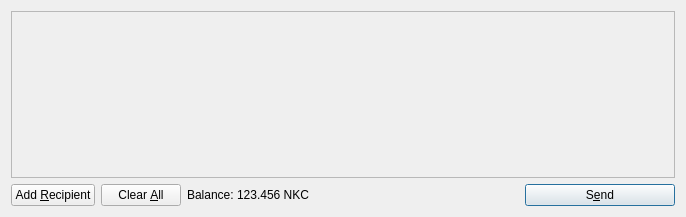
<?xml version="1.0" encoding="UTF-8"?>
<ui version="4.0">
 <class>SendCoinsDialog</class>
 <widget class="QDialog" name="SendCoinsDialog">
  <property name="geometry">
   <rect>
    <x>0</x>
    <y>0</y>
    <width>686</width>
    <height>217</height>
   </rect>
  </property>
  <property name="windowTitle">
   <string>Send Coins</string>
  </property>
  <layout class="QVBoxLayout" name="verticalLayout">
   <item>
    <widget class="QScrollArea" name="scrollArea">
     <property name="widgetResizable">
      <bool>true</bool>
     </property>
     <widget class="QWidget" name="scrollAreaWidgetContents">
      <property name="geometry">
       <rect>
        <x>0</x>
        <y>0</y>
        <width>666</width>
        <height>165</height>
       </rect>
      </property>
      <layout class="QVBoxLayout" name="verticalLayout_2">
       <property name="margin">
        <number>0</number>
       </property>
       <item>
        <layout class="QVBoxLayout" name="entries">
         <property name="spacing">
          <number>6</number>
         </property>
        </layout>
       </item>
       <item>
        <spacer name="verticalSpacer">
         <property name="orientation">
          <enum>Qt::Vertical</enum>
         </property>
         <property name="sizeHint" stdset="0">
          <size>
           <width>20</width>
           <height>40</height>
          </size>
         </property>
        </spacer>
       </item>
      </layout>
     </widget>
    </widget>
   </item>
   <item>
    <layout class="QHBoxLayout" name="horizontalLayout">
     <item>
      <widget class="QPushButton" name="addButton">
       <property name="toolTip">
        <string>Send to multiple recipients at once</string>
       </property>
       <property name="text">
        <string>Add &amp;Recipient</string>
       </property>
       <property name="icon">
        <iconset resource="../bitcoin.qrc">
         <normaloff>:/icons/add</normaloff>:/icons/add</iconset>
       </property>
       <property name="autoDefault">
        <bool>false</bool>
       </property>
      </widget>
     </item>
     <item>
      <widget class="QPushButton" name="clearButton">
       <property name="sizePolicy">
        <sizepolicy hsizetype="Minimum" vsizetype="Fixed">
         <horstretch>0</horstretch>
         <verstretch>0</verstretch>
        </sizepolicy>
       </property>
       <property name="toolTip">
        <string>Remove all transaction fields</string>
       </property>
       <property name="text">
        <string>Clear &amp;All</string>
       </property>
       <property name="icon">
        <iconset resource="../bitcoin.qrc">
         <normaloff>:/icons/remove</normaloff>:/icons/remove</iconset>
       </property>
       <property name="autoRepeatDelay">
        <number>300</number>
       </property>
       <property name="autoDefault">
        <bool>false</bool>
       </property>
      </widget>
     </item>
     <item>
      <layout class="QHBoxLayout" name="horizontalLayout_2">
       <property name="spacing">
        <number>3</number>
       </property>
       <item>
        <widget class="QLabel" name="label">
         <property name="text">
          <string>Balance:</string>
         </property>
        </widget>
       </item>
       <item>
        <widget class="QLabel" name="labelBalance">
         <property name="cursor">
          <cursorShape>IBeamCursor</cursorShape>
         </property>
         <property name="text">
          <string>123.456 NKC</string>
         </property>
         <property name="textInteractionFlags">
          <set>Qt::LinksAccessibleByMouse|Qt::TextSelectableByKeyboard|Qt::TextSelectableByMouse</set>
         </property>
        </widget>
       </item>
      </layout>
     </item>
     <item>
      <spacer name="horizontalSpacer">
       <property name="orientation">
        <enum>Qt::Horizontal</enum>
       </property>
       <property name="sizeHint" stdset="0">
        <size>
         <width>40</width>
         <height>20</height>
        </size>
       </property>
      </spacer>
     </item>
     <item>
      <widget class="QPushButton" name="sendButton">
       <property name="minimumSize">
        <size>
         <width>150</width>
         <height>0</height>
        </size>
       </property>
       <property name="toolTip">
        <string>Confirm the send action</string>
       </property>
       <property name="text">
        <string>S&amp;end</string>
       </property>
       <property name="icon">
        <iconset resource="../bitcoin.qrc">
         <normaloff>:/icons/send</normaloff>:/icons/send</iconset>
       </property>
       <property name="default">
        <bool>true</bool>
       </property>
      </widget>
     </item>
    </layout>
   </item>
  </layout>
 </widget>
 <resources>
  <include location="../bitcoin.qrc"/>
 </resources>
 <connections/>
</ui>
